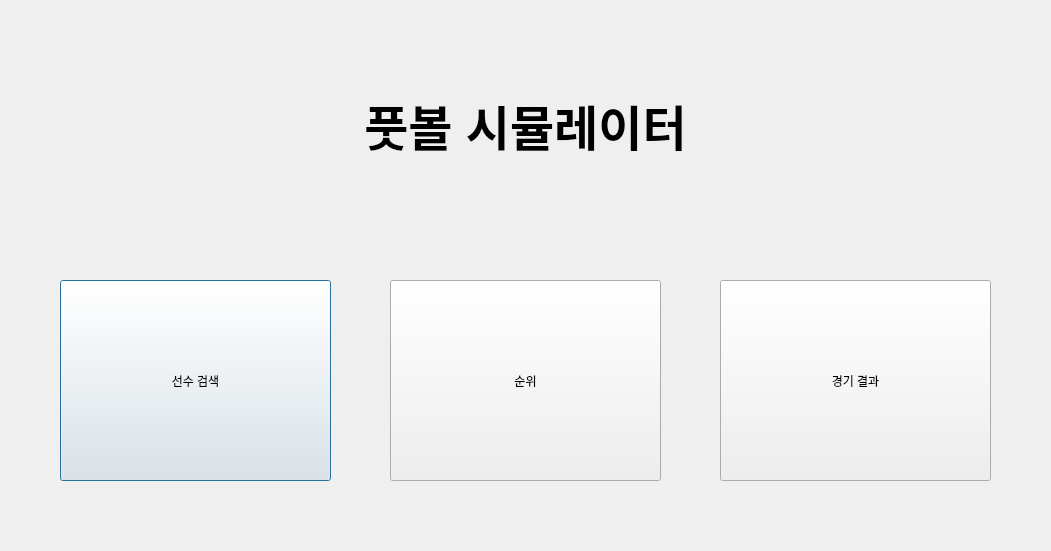
<?xml version="1.0" encoding="UTF-8"?>
<ui version="4.0">
 <class>Dialog</class>
 <widget class="QDialog" name="Dialog">
  <property name="geometry">
   <rect>
    <x>0</x>
    <y>0</y>
    <width>1051</width>
    <height>551</height>
   </rect>
  </property>
  <property name="windowTitle">
   <string>Dialog</string>
  </property>
  <widget class="QLabel" name="label">
   <property name="geometry">
    <rect>
     <x>40</x>
     <y>70</y>
     <width>971</width>
     <height>111</height>
    </rect>
   </property>
   <property name="text">
    <string>&lt;html&gt;&lt;head/&gt;&lt;body&gt;&lt;p align=&quot;center&quot;&gt;&lt;span style=&quot; font-size:36pt; font-weight:600;&quot;&gt;풋볼 시뮬레이터&lt;/span&gt;&lt;/p&gt;&lt;/body&gt;&lt;/html&gt;</string>
   </property>
  </widget>
  <widget class="QPushButton" name="pushButton">
   <property name="geometry">
    <rect>
     <x>60</x>
     <y>280</y>
     <width>271</width>
     <height>201</height>
    </rect>
   </property>
   <property name="text">
    <string>선수 검색</string>
   </property>
  </widget>
  <widget class="QPushButton" name="pushButton_2">
   <property name="geometry">
    <rect>
     <x>390</x>
     <y>280</y>
     <width>271</width>
     <height>201</height>
    </rect>
   </property>
   <property name="text">
    <string>순위</string>
   </property>
  </widget>
  <widget class="QPushButton" name="pushButton_3">
   <property name="geometry">
    <rect>
     <x>720</x>
     <y>280</y>
     <width>271</width>
     <height>201</height>
    </rect>
   </property>
   <property name="text">
    <string>경기 결과</string>
   </property>
  </widget>
 </widget>
 <resources/>
 <connections/>
</ui>
